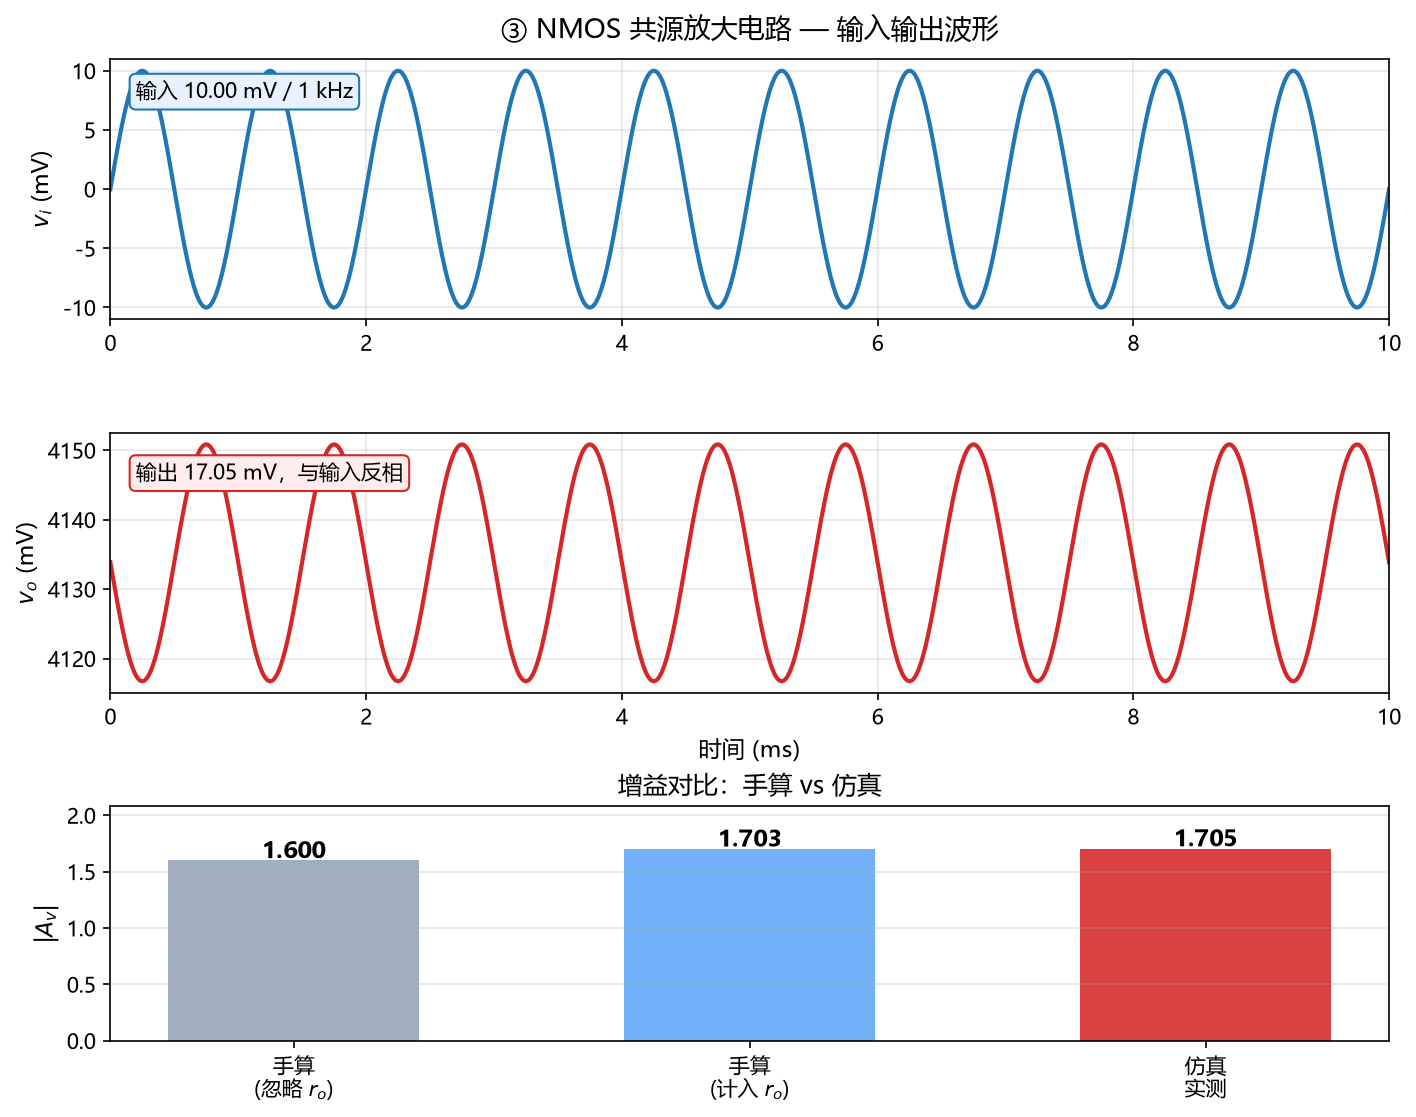

Python code for this plot:
# -*- coding: utf-8 -*-
"""
作业 ③：NMOS 共源级放大电路

电路（题卡给定）：
    VDD = 5V
    Rg1 = 60kΩ（接 VDD）,  Rg2 = 40kΩ（接地）
    Rd  = 2kΩ
    Cb1 足够大（输入耦合电容）
    NMOS: K = 0.8 mA/V², Vth = 1V, λ = 0.02 /V
    Vi = 10 mV / 1 kHz 正弦波

要求：
  1. 直流工作点：V_GS, I_D, V_DS，判断饱和区
  2. 小信号：gm, Av
  3. 仿真验证：直流 OP 对比、瞬态看波形、实测增益
"""
import sys, os
sys.stdout.reconfigure(encoding='utf-8')
os.environ.setdefault('MPLCONFIGDIR',
                      os.path.join(os.path.dirname(os.path.abspath(__file__)), '.mplcache'))

import numpy as np
import matplotlib
matplotlib.use('Agg')
import matplotlib.pyplot as plt
matplotlib.rcParams['font.sans-serif'] = ['Microsoft YaHei', 'SimHei', 'DejaVu Sans']
matplotlib.rcParams['axes.unicode_minus'] = False

import PySpice.Logging.Logging as Logging
Logging.setup_logging()
from PySpice.Spice.Netlist import Circuit
from PySpice.Unit import *


def val(waveform):
    return float(np.asarray(waveform).flatten()[0])


# ==================== 电路参数 ====================
VDD  = 5      @u_V
RG1  = 60     @u_kOhm
RG2  = 40     @u_kOhm
RD   = 2      @u_kOhm
CB1  = 10     @u_uF          # 足够大：转折频率 1/(2π·24k·10µ) ≈ 0.66 Hz
K_PARAM = 0.8e-3             # A/V²  （K = µnCox·W/L）
VTH_N   = 1.0                # V
LAMBDA  = 0.02               # 1/V
VI_AMP  = 10     @u_mV
VI_FREQ = 1      @u_kHz

vdd = float(VDD); rg1 = float(RG1); rg2 = float(RG2); rd = float(RD)

# ==================== 手算 ====================
VG   = vdd * rg2 / (rg1 + rg2)
VGS  = VG                       # 源极接地
VOV  = VGS - VTH_N
ID_ideal = 0.5 * K_PARAM * VOV**2
VDS_ideal = vdd - ID_ideal * rd

# 计入 λ 的迭代
vds_it = VDS_ideal
for _ in range(20):
    id_it = 0.5 * K_PARAM * VOV**2 * (1 + LAMBDA * vds_it)
    vds_new = vdd - id_it * rd
    if abs(vds_new - vds_it) < 1e-9:
        vds_it = vds_new
        break
    vds_it = vds_new
ID_real = 0.5 * K_PARAM * VOV**2 * (1 + LAMBDA * vds_it)
VDS_real = vds_it

GM_IDEAL = K_PARAM * VOV                       # 理想跨导（完全忽略 λ）
GM   = 2 * ID_real / VOV                       # 实际跨导（计入 λ）
RO   = 1.0 / (LAMBDA * ID_real)          # 输出电阻
AV_ideal = -GM_IDEAL * rd                 # 忽略 ro 与 λ
AV_real  = -GM * (rd * RO) / (rd + RO)   # 计入 ro

print("=" * 68)
print("  ③ NMOS 共源级放大电路")
print("=" * 68)
print(f"  VDD={vdd:.0f}V  Rg1={rg1/1000:.0f}kΩ  Rg2={rg2/1000:.0f}kΩ  Rd={rd/1000:.0f}kΩ")
print(f"  NMOS: K={K_PARAM*1000:.2f} mA/V²  Vth={VTH_N} V  λ={LAMBDA} /V")
print(f"  输入: {float(VI_AMP)*1000:.0f} mV / {float(VI_FREQ)/1000:.0f} kHz 正弦波")

print("\n【一、手算静态工作点】")
print("-" * 68)
print(f"  栅极分压   V_G  = VDD·Rg2/(Rg1+Rg2) = {vdd:.0f}×{rg2/1000:.0f}/{((rg1+rg2)/1000):.0f}"
      f" = {VG:.4f} V")
print(f"  栅源电压   V_GS = V_G − 0            = {VGS:.4f} V")
print(f"  过驱动电压 V_ov = V_GS − Vth         = {VOV:.4f} V")
print(f"  漏极电流   I_D  = ½K·V_ov²           = {ID_ideal*1000:.4f} mA   (忽略 λ)")
print(f"  漏源电压   V_DS = VDD − I_D·Rd       = {VDS_ideal:.4f} V")
print(f"  饱和判据   V_DS > V_ov ?  {VDS_ideal:.4f} > {VOV:.4f}  →  "
      f"{'✅ 工作在饱和区' if VDS_ideal > VOV else '❌ 线性区'}")
print()
print(f"  计入 λ 迭代后：I_D = {ID_real*1000:.4f} mA,  V_DS = {VDS_real:.4f} V")

print("\n【二、手算小信号参数】")
print("-" * 68)
print(f"  跨导  gm = K·V_ov   (忽略 λ) = {GM_IDEAL*1000:.4f} mA/V")
print(f"        gm = 2·I_D/V_ov (计入 λ) = {GM*1000:.4f} mA/V")
print(f"  输出电阻   ro = 1/(λ·I_D)           = {RO/1000:.2f} kΩ")
print(f"  增益(忽略 ro) Av = −gm·Rd           = {AV_ideal:.4f}")
print(f"  增益(计入 ro) Av = −gm·(Rd∥ro)      = {AV_real:.4f}")
print(f"  预期输出幅度 |vo| = |Av|·|vi|       = {abs(AV_real)*float(VI_AMP)*1000:.2f} mV"
      f" (峰值)")

# ==================== 搭建电路 ====================
circuit = Circuit('NMOS Common Source Amplifier')

# MOS 模型：SPICE Level 1
circuit.model('NMOD', 'NMOS',
              LEVEL=1, VTO=VTH_N, KP=K_PARAM,
              LAMBDA=LAMBDA, W=1 @u_um, L=1 @u_um)

circuit.V('DD', 'vdd', circuit.gnd, VDD)
circuit.R('g1', 'vdd', 'g', RG1)
circuit.R('g2', 'g', circuit.gnd, RG2)
circuit.R('d', 'vdd', 'd', RD)
circuit.C('b1', 'vin', 'g', CB1)
circuit.SinusoidalVoltageSource('in', 'vin', circuit.gnd,
                                amplitude=VI_AMP,
                                frequency=VI_FREQ,
                                offset=0 @u_V)
# 漏极 d、栅极 g、源极 s(=gnd)、衬底 b(=s)
circuit.MOSFET('1', 'd', 'g', circuit.gnd, circuit.gnd, model='NMOD')

print("\n【三、生成的 SPICE 网表】")
print("-" * 68)
print(circuit)

# ==================== 仿真 1：直流工作点 ====================
print("\n【四、仿真验证 —— 直流工作点】")
print("-" * 68)
sim = circuit.simulator(temperature=25, nominal_temperature=25)
op = sim.operating_point()

v_g  = val(op['g'])
v_d  = val(op['d'])
v_s  = 0.0
id_sim = (vdd - v_d) / rd            # 通过 Rd 的电流

print(f"  仿真 V_G  = {v_g:.6f} V     手算 {VG:.4f} V     误差 {abs(v_g-VG)/VG*100:.4f} %")
print(f"  仿真 V_GS = {v_g-v_s:.6f} V     手算 {VGS:.4f} V")
print(f"  仿真 V_DS = {v_d-v_s:.6f} V     手算 {VDS_real:.4f} V   "
      f"误差 {abs((v_d-v_s)-VDS_real)/VDS_real*100:.4f} %")
print(f"  仿真 I_D  = {id_sim*1000:.6f} mA  手算 {ID_real*1000:.4f} mA   "
      f"误差 {abs(id_sim-ID_real)/ID_real*100:.4f} %")
print(f"  饱和判据  V_DS({v_d:.3f}V) > V_ov({VOV:.3f}V)  →  "
      f"{'✅ 饱和区' if v_d > VOV else '❌ 线性区'}")

# ==================== 仿真 1.5：gm 的仿真测量 ====================
print("\n【四·补、跨导 gm 的仿真测量】")
print("-" * 68)
print("  方法：栅极加理想电压源、漏源之间也加理想电压源（把 V_DS 钉在 Q 点值），")
print("        在 Q 点两侧各取一点，用两点差分 gm = ΔI_D/ΔV_GS 求跨导。")
print("        注意 V_DS 必须固定，否则测到的是'沿负载线的斜率'而非 gm")


def measure_id_fixed_vds(vg_value, vds_value):
    """固定 V_DS，测漏极电流"""
    c = Circuit('gm fixed vds')
    c.model('NMOD', 'NMOS', LEVEL=1, VTO=VTH_N, KP=K_PARAM,
            LAMBDA=LAMBDA, W=1 @u_um, L=1 @u_um)
    c.V('DS', 'd', c.gnd, vds_value @u_V)
    c.V('G', 'g', c.gnd, vg_value @u_V)
    c.MOSFET('1', 'd', 'g', c.gnd, c.gnd, model='NMOD')
    s = c.simulator(temperature=25, nominal_temperature=25)
    o = s.operating_point()
    return abs(float(np.asarray(o.branches['vds']).flatten()[0]))


DV = 0.05                                     # 差分步长 ±50 mV
id_p = measure_id_fixed_vds(VGS + DV, VDS_real)
id_m = measure_id_fixed_vds(VGS - DV, VDS_real)
gm_sim = (id_p - id_m) / (2 * DV)

print(f"  固定 V_DS = {VDS_real:.4f} V")
print(f"  V_GS = {VGS-DV:.3f} V 时  I_D = {id_m*1000:.6f} mA")
print(f"  V_GS = {VGS+DV:.3f} V 时  I_D = {id_p*1000:.6f} mA")
print(f"  仿真 gm = ΔI_D/ΔV_GS = {gm_sim*1000:.4f} mA/V")
print(f"  手算 gm = {GM*1000:.4f} mA/V   （计入 λ）")
print(f"  误差    = {abs(gm_sim-GM)/GM*100:.2f} %")

# ==================== 仿真 2：瞬态分析 ====================
print("\n【五、仿真验证 —— 瞬态分析与实测增益】")
print("-" * 68)

period = 1.0 / float(VI_FREQ)
tran = sim.transient(step_time=period/2000, end_time=10*period)

t  = np.array(tran.time)
vi = np.array(tran['vin']).flatten()
vo = np.array(tran['d']).flatten()

# 取最后一个完整周期做幅度与相位测量（此时耦合电容已稳定）
mask = t >= (t[-1] - period)
vi_m = vi[mask]; vo_m = vo[mask]; t_m = t[mask]

vi_amp_sim = (vi_m.max() - vi_m.min()) / 2
vo_amp_sim = (vo_m.max() - vo_m.min()) / 2
gain_sim   = vo_amp_sim / vi_amp_sim

# 相位差：用单频 DFT 提取基波相位（比找峰值稳健，不受采样点影响）
f0  = float(VI_FREQ)
ref = np.exp(-2j * np.pi * f0 * t_m)
Va  = np.sum((vi_m - vi_m.mean()) * ref)
Vb  = np.sum((vo_m - vo_m.mean()) * ref)
phase_shift = float(np.degrees(np.angle(Vb) - np.angle(Va)))
while phase_shift >  180: phase_shift -= 360
while phase_shift < -180: phase_shift += 360

print(f"  输入幅度 (实测) : {vi_amp_sim*1000:.4f} mV")
print(f"  输出幅度 (实测) : {vo_amp_sim*1000:.4f} mV")
print(f"  实测增益 |Av|   : {gain_sim:.4f}")
print(f"  手算增益 |Av|   : {abs(AV_real):.4f}   (忽略 ro 时 {abs(AV_ideal):.4f})")
print(f"  增益误差        : {abs(gain_sim-abs(AV_real))/abs(AV_real)*100:.2f} %")
inverted = abs(abs(phase_shift) - 180) < 15
print(f"  输出相位        : {phase_shift:.1f}°   " f"{'✅ 反相，符合共源放大器' if inverted else '⚠️ 未反相'}")

# ==================== 画图 ====================
import schemdraw
import schemdraw.elements as elm
schemdraw.config(font='Microsoft YaHei', fontsize=13, lw=1.9)

out_dir = os.path.join(os.path.dirname(os.path.abspath(__file__)), 'images')
os.makedirs(out_dir, exist_ok=True)

# --- 图 0：原电路图 ---
with schemdraw.Drawing(file=os.path.join(out_dir, '03a_circuit_auto.png'), show=False) as d:
    d.config(unit=2.3)
    # 顶部 VDD 电源轨
    d += elm.Line().at((0, 0)).to((7.2, 0))
    d += elm.Vdd().at((0, 0)).up().label('$V_{DD}=5$ V', loc='top')

    # Rg1
    d += elm.Resistor().at((1.6, 0)).down().to((1.6, -2.7)) \
            .label('$R_{g1}$\n60 kΩ', loc='bottom')
    gnode = (1.6, -2.7)
    d += elm.Dot().at(gnode)

    # Rg2
    d += elm.Resistor().at(gnode).down().to((1.6, -5.2)) \
            .label('$R_{g2}$\n40 kΩ', loc='bottom')
    d += elm.Ground().at((1.6, -5.2))

    # 输入支路：vi + Cb1
    d += elm.SourceSin().at((-1.8, -5.2)).up().to((-1.8, -2.7)) \
            .label('$v_i$', loc='left')
    d += elm.Ground().at((-1.8, -5.2))
    d += elm.Capacitor().at((-1.8, -2.7)).right().to((1.6, -2.7)) \
            .label('$C_{b1}$', loc='top')

    # Rd
    d += elm.Resistor().at((4.9, 0)).down().to((4.9, -2.7)) \
            .label('$R_d$\n2 kΩ', loc='right')
    dnode = (4.9, -2.7)
    d += elm.Dot().at(dnode)

    # MOSFET
    Q = elm.NFet().at(dnode).anchor('drain').label('T', loc='center')
    d += Q

    # 栅极连到分压节点
    d += elm.Line().at(Q.gate).to((1.6, Q.gate[1]))
    d += elm.Line().at((1.6, Q.gate[1])).to(gnode)

    # 源极接地
    d += elm.Line().at(Q.source).down().to((4.9, -5.2))
    d += elm.Ground().at((4.9, -5.2))

    # 输出
    d += elm.Line().at(dnode).right().to((7.2, -2.7))
    d += elm.Dot(open=True).at((7.2, -2.7)).label('$v_o$', loc='right', fontsize=13)

    d += elm.Label().at((2.7, 1.35)) \
            .label('NMOS 共源级放大电路', fontsize=13)
print(f"\n[图] 原电路图  → images/03a_circuit.png")

fig = plt.figure(figsize=(11, 8.5))
gs = fig.add_gridspec(3, 1, height_ratios=[1, 1, 0.9], hspace=0.45)

ax1 = fig.add_subplot(gs[0])
ax1.plot(t*1000, vi*1000, color='#1f77b4', linewidth=2)
ax1.set_ylabel('$v_i$ (mV)', fontsize=11)
ax1.set_title('③ NMOS 共源放大电路 — 输入输出波形', fontsize=13, pad=10)
ax1.grid(True, alpha=0.3)
ax1.set_xlim(0, t[-1]*1000)
ax1.text(0.02, 0.85, f'输入 {vi_amp_sim*1000:.2f} mV / 1 kHz',
         transform=ax1.transAxes, fontsize=10,
         bbox=dict(boxstyle='round', fc='#e8f2ff', ec='#1f77b4'))

ax2 = fig.add_subplot(gs[1], sharex=ax1)
ax2.plot(t*1000, vo*1000, color='#d62728', linewidth=2)
ax2.set_ylabel('$v_o$ (mV)', fontsize=11)
ax2.set_xlabel('时间 (ms)', fontsize=11)
ax2.grid(True, alpha=0.3)
ax2.text(0.02, 0.82, f'输出 {vo_amp_sim*1000:.2f} mV，与输入反相',
         transform=ax2.transAxes, fontsize=10,
         bbox=dict(boxstyle='round', fc='#ffecec', ec='#d62728'))

ax3 = fig.add_subplot(gs[2])
labels = ['手算\n(忽略 $r_o$)', '手算\n(计入 $r_o$)', '仿真\n实测']
values = [abs(AV_ideal), abs(AV_real), gain_sim]
colors = ['#94a3b8', '#60a5fa', '#d62728']
bars = ax3.bar(labels, values, color=colors, alpha=0.88, width=0.55)
for b, vv in zip(bars, values):
    ax3.text(b.get_x()+b.get_width()/2, vv+0.02, f'{vv:.3f}',
             ha='center', fontsize=11, fontweight='bold')
ax3.set_ylabel('|$A_v$|', fontsize=11)
ax3.set_title('增益对比：手算 vs 仿真', fontsize=12)
ax3.grid(True, axis='y', alpha=0.3)
ax3.set_ylim(0, max(values)*1.22)

plt.savefig(os.path.join(out_dir, '03_nmos_cs_amp.png'), dpi=150, bbox_inches='tight')
plt.close()

# 额外：工作点标注图（转移特性 + 负载线）
fig2, ax = plt.subplots(figsize=(8, 5.5))
vgs_scan = np.linspace(0, 3, 400)
id_sat = np.where(vgs_scan > VTH_N,
                  0.5*K_PARAM*(vgs_scan - VTH_N)**2 * (1 + LAMBDA*VDS_real), 0)
ax.plot(vgs_scan, id_sat*1000, color='#2ca02c', linewidth=2,
        label='转移特性 $I_D$–$V_{GS}$（$V_{DS}$=%.2f V）' % VDS_real)
ax.plot([VGS], [ID_real*1000], 'o', color='#d62728', markersize=11, zorder=5,
        label=f'静态工作点 Q ({VGS:.2f} V, {ID_real*1000:.3f} mA)')
ax.axvline(VTH_N, color='gray', linestyle='--', linewidth=1.2,
           label=f'$V_{{th}}$ = {VTH_N} V')
ax.axhline(ID_real*1000, color='#d62728', linestyle=':', linewidth=1, alpha=0.6)
ax.set_xlabel('$V_{GS}$ (V)', fontsize=11)
ax.set_ylabel('$I_D$ (mA)', fontsize=11)
ax.set_title('③ 静态工作点 Q 在转移特性上的位置', fontsize=12)
ax.grid(True, alpha=0.3)
ax.legend(fontsize=9.5)
ax.set_xlim(0, 3); ax.set_ylim(0, max(id_sat)*1000*1.15)
plt.tight_layout()
plt.savefig(os.path.join(out_dir, '03_nmos_qpoint.png'), dpi=150, bbox_inches='tight')
plt.close()

print(f"\n[波形图已保存]")
print(f"  {os.path.join(out_dir, '03_nmos_cs_amp.png')}")
print(f"  {os.path.join(out_dir, '03_nmos_qpoint.png')}")
print("=" * 68)


# ==================== 附加图：直流通路 与 小信号等效模型 ====================
# （作业③要求的另外两张图）

#  A. 直流通路：Cb1 开路，只留偏置网络 + MOSFET + Rd
# ============================================================
path_a = os.path.join(out_dir, '03a_dc_path_auto.png')
with schemdraw.Drawing(file=path_a, show=False) as d:
    d.config(unit=2.6)

    # 顶部电源轨
    d += elm.Line().at((0, 0)).to((6.6, 0))
    d += elm.Vdd().at((0, 0)).up().label('$V_{DD}=5$ V', loc='top')

    # 左支 Rg1
    d += elm.Resistor().at((1.6, 0)).down().label('$R_{g1}$\n60 kΩ', loc='bottom')
    gnode = (1.6, -2.8)
    d += elm.Dot().at(gnode)

    # Rg2 到地
    d += elm.Resistor().at(gnode).down().label('$R_{g2}$\n40 kΩ', loc='bottom')
    d += elm.Ground().at((1.6, -5.6))

    # 右支 Rd
    d += elm.Resistor().at((5.0, 0)).down().label('$R_d$\n2 kΩ', loc='bottom')
    dnode = (5.0, -2.8)
    d += elm.Dot().at(dnode)

    # MOSFET
    Q = elm.NFet().at(dnode).anchor('drain').label('T', loc='center')
    d += Q

    # 栅极接到分压点
    d += elm.Line().at(Q.gate).to((1.6, Q.gate[1]))
    d += elm.Line().at((1.6, Q.gate[1])).to(gnode)

    # 源极 / 衬底接地
    d += elm.Line().at(Q.source).down().to((5.0, -5.6))
    d += elm.Ground().at((5.0, -5.6))

    # 关键工作点标注
    d += elm.Label().at((1.6, -6.6)).label('$V_G = V_{GS} = 2$ V', fontsize=11.5)
    d += elm.Label().at((5.2, -6.6)).label('$V_D = V_{DS} = 4.13$ V', fontsize=11.5)
    d += elm.Label().at((3.3, -7.5)) \
            .label('$I_D \\approx 0.43$ mA （工作在饱和区）',
                   fontsize=11.5, color='#d62728')
    d += elm.Label().at((3.3, 1.5)) \
            .label('直流通路（$C_{b1}$ 开路，输入源置零）', fontsize=12.5)

print(f"[图 A] {path_a}")


# ============================================================
#  B. 小信号等效模型
# ============================================================
path_b = os.path.join(out_dir, '03b_small_signal_auto.png')
with schemdraw.Drawing(file=path_b, show=False) as d:
    d.config(unit=3.1)

    TOP = -1.6
    BOT = -5.4

    # ---- 输入源 vi ----
    d += elm.SourceSin().at((0.4, BOT)).up().to((0.4, TOP)).label('$v_i$', loc='left')
    d += elm.Ground().at((0.4, BOT))

    # ---- 顶部公共线（栅极节点）----
    d += elm.Line().at((0.4, TOP)).to((9.6, TOP))
    d += elm.Dot().at((0.4, TOP)).label('$g$', loc='left')

    # ---- Rg1 ∥ Rg2 ----
    d += elm.Resistor().at((2.4, TOP)).down().to((2.4, BOT)) \
            .label('$R_{g1}\\,\\|\\,R_{g2}$', loc='left')
    d += elm.Label().at((2.4, BOT - 0.62)).label('24 kΩ', fontsize=10.5)
    d += elm.Ground().at((2.4, BOT))

    # ---- 受控电流源 gm·vgs ----
    d += elm.SourceControlledI().at((5.0, TOP)).down().to((5.0, BOT)) \
            .label('$g_m v_{gs}$', loc='left')
    d += elm.Label().at((5.0, BOT - 0.62)).label('0.866 mA/V', fontsize=10.5)

    # ---- ro ----
    d += elm.Resistor().at((7.0, TOP)).down().to((7.0, BOT)) \
            .label('$r_o$', loc='left')
    d += elm.Label().at((7.0, BOT - 0.62)).label('115 kΩ', fontsize=10.5)

    # ---- Rd（VDD 交流接地）----
    d += elm.Resistor().at((9.0, TOP)).down().to((9.0, BOT)) \
            .label('$R_d$', loc='left')
    d += elm.Label().at((9.0, BOT - 0.62)).label('2 kΩ', fontsize=10.5)

    # ---- 底部公共地线 ----
    d += elm.Line().at((2.4, BOT)).to((9.0, BOT))
    d += elm.Ground().at((5.9, BOT))

    # ---- 输出节点 ----
    d += elm.Dot().at((9.0, TOP)).label('$d$', loc='top')
    d += elm.Line().at((9.0, TOP)).right().to((10.2, TOP))
    d += elm.Dot(open=True).at((10.2, TOP))
    d += elm.Label().at((10.45, TOP)).label('$v_o$', loc='right', fontsize=13)

    # ---- 说明 ----
    d += elm.Label().at((5.0, TOP + 1.15)) \
            .label('$v_{gs} = v_i$（源极交流接地，$V_{DD}$ 亦接地）',
                   fontsize=12, color='#2ca02c')

print(f"[图 B] {path_b}")
print("\n完成。")
